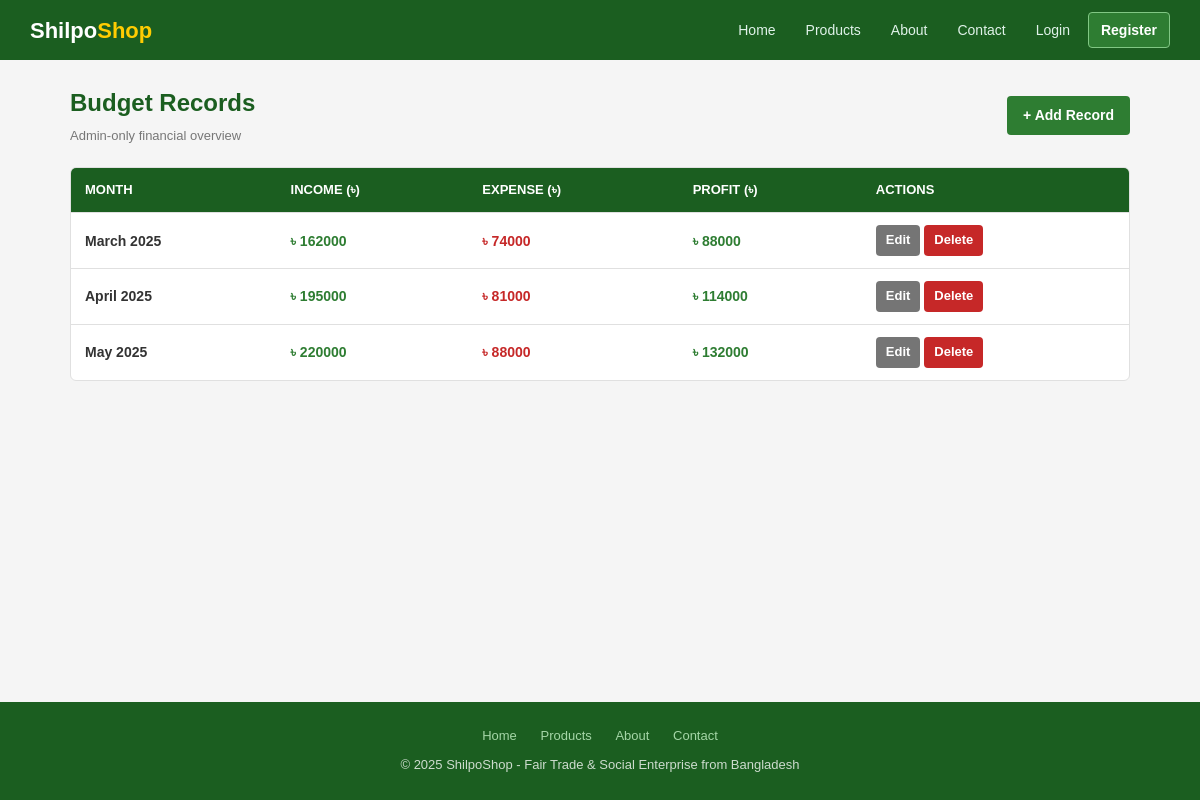
The page /budget/ on the database its author committed.
### budget_app/models.py (models this page shows, shortened)
class Budget(models.Model):
    month = models.CharField(max_length=20)
    income = models.IntegerField()
    expense = models.IntegerField()
    profit = models.IntegerField(default=0)

### budget_app/views.py (the view)
def budget_list(request):
    budgets = Budget.objects.all()
    return render(request, 'budget_app/budget_list.html', {
        'budgets': budgets
    })

### templates/budget_app/budget_list.html (shortened to what this page needs)
{% extends 'base.html' %}
{% block content %}
<div class="page-heading">
    <div>
        <h1>Budget Records</h1>
        <p>Admin-only financial overview</p>
    </div>
    <a href="{% url 'budget_add' %}" class="btn btn-green">+ Add Record</a>
</div>
{% if budgets %}
<div class="table-wrap">
    <table>
        <thead>
            <tr>
                <th>Month</th>
                <th>Income (&#2547;)</th>
                <th>Expense (&#2547;)</th>
                <th>Profit (&#2547;)</th>
                <th>Actions</th>
            </tr>
        </thead>
        <tbody>
            {% for budget in budgets %}
            <tr>
                <td><strong>{{ budget.month }}</strong></td>
                <td style="color:#2e7d32; font-weight:bold;">&#2547; {{ budget.income }}</td>
                <td style="color:#c62828; font-weight:bold;">&#2547; {{ budget.expense }}</td>
                <td style="font-weight:bold; color:{% if budget.profit >= 0 %}#2e7d32{% else %}#c62828{% endif %};">
                    &#2547; {{ budget.profit }}
                </td>
                <td>
                    <a href="{% url 'budget_edit' budget.id %}" class="btn btn-gray btn-sm">Edit</a>
                    <a href="{% url 'budget_delete' budget.id %}" class="btn btn-red btn-sm">Delete</a>
                </td>
            </tr>
            {% endfor %}
        </tbody>
    </table>
</div>
{% else %}
<div class="empty-state">
    <div class="empty-icon">&#128200;</div>
    <p>No budget records yet.</p>
    <a href="{% url 'budget_add' %}" class="btn btn-green mt-2">Add First Record</a>
</div>
{% endif %}
{% endblock %}

### static/style.css (style rules this page uses)
* { margin: 0; padding: 0; box-sizing: border-box; }
body { font-family: Arial, sans-serif; background-color: #f5f5f5; color: #333; font-size: 15px; line-height: 1.6; min-height: 100vh; display: flex; flex-direction: column; }
a { color: #2e7d32; text-decoration: none; }
.page-heading { display: flex; justify-content: space-between; align-items: center; margin-bottom: 20px; flex-wrap: wrap; gap: 10px; }
.page-heading h1 { font-size: 24px; color: #1b5e20; }
.page-heading p { font-size: 13px; color: #777; margin-top: 3px; }
.btn { display: inline-block; padding: 8px 16px; border-radius: 4px; font-size: 14px; font-weight: bold; border: none; cursor: pointer; text-decoration: none !important; text-align: center; transition: opacity 0.15s; }
.btn-green { background-color: #2e7d32; color: #fff !important; }
.btn-red { background-color: #c62828; color: #fff !important; }
.btn-gray { background-color: #757575; color: #fff !important; }
.btn-sm { padding: 5px 10px; font-size: 13px; }
.table-wrap { background: #fff; border: 1px solid #e0e0e0; border-radius: 6px; overflow: hidden; margin-bottom: 20px; }
table { width: 100%; border-collapse: collapse; }
th, td { padding: 12px 14px; text-align: left; font-size: 14px; border-bottom: 1px solid #e0e0e0; }
th { background-color: #1b5e20; color: #fff; font-size: 13px; font-weight: bold; text-transform: uppercase; }
tr:last-child td { border-bottom: none; }

### rows shown on the page
Budget: month "March 2025", income "162000", expense "74000", profit "88000"
Budget: month "April 2025", income "195000", expense "81000", profit "114000"
Budget: month "May 2025", income "220000", expense "88000", profit "132000"
